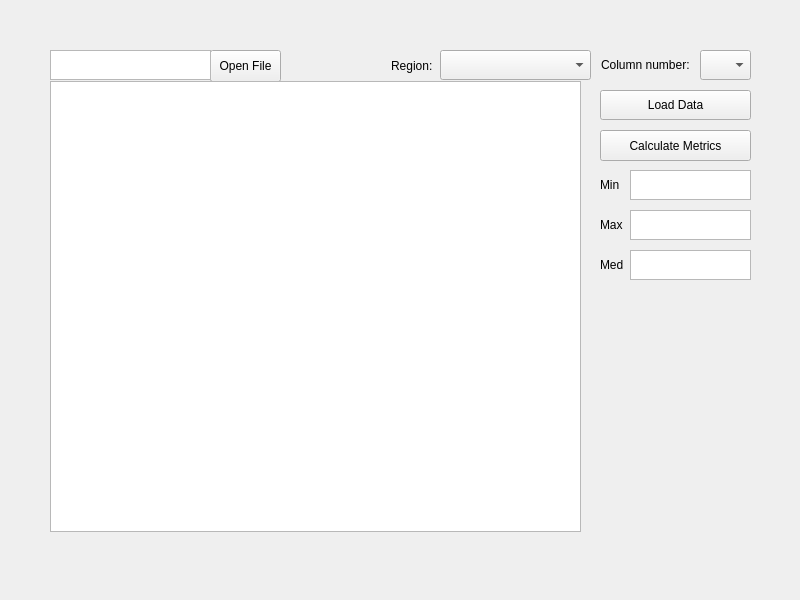
<?xml version="1.0" encoding="UTF-8"?>
<ui version="4.0">
 <class>MainWindow</class>
 <widget class="QMainWindow" name="MainWindow">
  <property name="geometry">
   <rect>
    <x>0</x>
    <y>0</y>
    <width>800</width>
    <height>600</height>
   </rect>
  </property>
  <property name="windowTitle">
   <string>MainWindow</string>
  </property>
  <widget class="QWidget" name="centralwidget">
   <widget class="QPushButton" name="pushButton_calc_metr">
    <property name="geometry">
     <rect>
      <x>600</x>
      <y>130</y>
      <width>151</width>
      <height>31</height>
     </rect>
    </property>
    <property name="text">
     <string>Calculate Metrics</string>
    </property>
   </widget>
   <widget class="QPushButton" name="pushButton_file">
    <property name="geometry">
     <rect>
      <x>210</x>
      <y>50</y>
      <width>71</width>
      <height>32</height>
     </rect>
    </property>
    <property name="text">
     <string>Open File</string>
    </property>
   </widget>
   <widget class="QTextBrowser" name="textBrowser_name_file">
    <property name="geometry">
     <rect>
      <x>50</x>
      <y>50</y>
      <width>161</width>
      <height>30</height>
     </rect>
    </property>
    <property name="html">
     <string>&lt;!DOCTYPE HTML PUBLIC &quot;-//W3C//DTD HTML 4.0//EN&quot; &quot;http://www.w3.org/TR/REC-html40/strict.dtd&quot;&gt;
&lt;html&gt;&lt;head&gt;&lt;meta name=&quot;qrichtext&quot; content=&quot;1&quot; /&gt;&lt;meta charset=&quot;utf-8&quot; /&gt;&lt;style type=&quot;text/css&quot;&gt;
p, li { white-space: pre-wrap; }
&lt;/style&gt;&lt;/head&gt;&lt;body style=&quot; font-family:'Segoe UI'; font-size:9pt; font-weight:400; font-style:normal;&quot;&gt;
&lt;p style=&quot;-qt-paragraph-type:empty; margin-top:0px; margin-bottom:0px; margin-left:0px; margin-right:0px; -qt-block-indent:0; text-indent:0px;&quot;&gt;&lt;br /&gt;&lt;/p&gt;&lt;/body&gt;&lt;/html&gt;</string>
    </property>
   </widget>
   <widget class="QLabel" name="region_text">
    <property name="geometry">
     <rect>
      <x>391</x>
      <y>50</y>
      <width>51</width>
      <height>31</height>
     </rect>
    </property>
    <property name="text">
     <string>Region:</string>
    </property>
   </widget>
   <widget class="QLabel" name="column_number_text">
    <property name="geometry">
     <rect>
      <x>601</x>
      <y>50</y>
      <width>101</width>
      <height>30</height>
     </rect>
    </property>
    <property name="text">
     <string>Column number:</string>
    </property>
   </widget>
   <widget class="QLabel" name="max_text">
    <property name="geometry">
     <rect>
      <x>600</x>
      <y>210</y>
      <width>25</width>
      <height>30</height>
     </rect>
    </property>
    <property name="text">
     <string>Max</string>
    </property>
   </widget>
   <widget class="QTextBrowser" name="textBrowser_max">
    <property name="geometry">
     <rect>
      <x>630</x>
      <y>210</y>
      <width>121</width>
      <height>30</height>
     </rect>
    </property>
   </widget>
   <widget class="QTextBrowser" name="textBrowser_min">
    <property name="geometry">
     <rect>
      <x>630</x>
      <y>170</y>
      <width>121</width>
      <height>30</height>
     </rect>
    </property>
   </widget>
   <widget class="QTextBrowser" name="textBrowser_med">
    <property name="geometry">
     <rect>
      <x>630</x>
      <y>250</y>
      <width>121</width>
      <height>30</height>
     </rect>
    </property>
   </widget>
   <widget class="QLabel" name="min_text">
    <property name="geometry">
     <rect>
      <x>600</x>
      <y>170</y>
      <width>25</width>
      <height>30</height>
     </rect>
    </property>
    <property name="text">
     <string>Min</string>
    </property>
   </widget>
   <widget class="QLabel" name="med_text">
    <property name="geometry">
     <rect>
      <x>600</x>
      <y>250</y>
      <width>25</width>
      <height>30</height>
     </rect>
    </property>
    <property name="text">
     <string>Med</string>
    </property>
   </widget>
   <widget class="QPushButton" name="pushButton_load">
    <property name="geometry">
     <rect>
      <x>600</x>
      <y>90</y>
      <width>151</width>
      <height>30</height>
     </rect>
    </property>
    <property name="text">
     <string>Load Data</string>
    </property>
   </widget>
   <widget class="QComboBox" name="comboBox_column_number">
    <property name="geometry">
     <rect>
      <x>700</x>
      <y>50</y>
      <width>51</width>
      <height>30</height>
     </rect>
    </property>
   </widget>
   <widget class="QComboBox" name="comboBox_region">
    <property name="geometry">
     <rect>
      <x>440</x>
      <y>50</y>
      <width>151</width>
      <height>30</height>
     </rect>
    </property>
   </widget>
   <widget class="QTableWidget" name="tableWidget">
    <property name="geometry">
     <rect>
      <x>50</x>
      <y>81</y>
      <width>531</width>
      <height>451</height>
     </rect>
    </property>
    <attribute name="verticalHeaderMinimumSectionSize">
     <number>14</number>
    </attribute>
    <attribute name="verticalHeaderDefaultSectionSize">
     <number>24</number>
    </attribute>
   </widget>
  </widget>
 </widget>
 <resources/>
 <connections/>
</ui>
